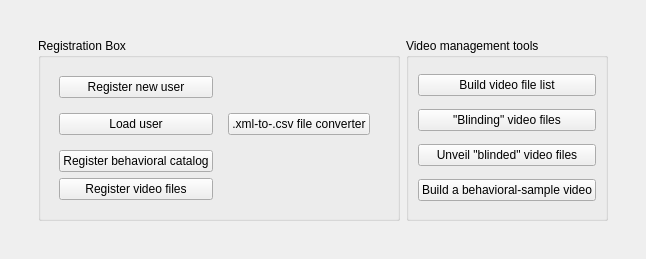
             <widget class="QWidget" name="tab">
              <attribute name="title">
               <string>Database managements tools</string>
              </attribute>
              <layout class="QVBoxLayout" name="verticalLayout">
               <item>
                <widget class="QWidget" name="widget_5" native="true">
                 <layout class="QVBoxLayout" name="verticalLayout_2">
                  <item>
                   <widget class="QWidget" name="widget_4" native="true">
                    <layout class="QHBoxLayout" name="horizontalLayout_6">
                     <item>
                      <widget class="QWidget" name="widget_3" native="true">
                       <layout class="QHBoxLayout" name="horizontalLayout_5">
                        <item>
                         <widget class="QGroupBox" name="groupBox_2">
                          <property name="title">
                           <string>Registration Box</string>
                          </property>
                          <layout class="QGridLayout" name="gridLayout">
                           <item row="0" column="0">
                            <widget class="QWidget" name="widget" native="true">
                             <property name="minimumSize">
                              <size>
                               <width>50</width>
                               <height>0</height>
                              </size>
                             </property>
                             <layout class="QGridLayout" name="gridLayout_2">
                              <item row="0" column="0">
                               <widget class="QPushButton" name="pbTela1No">
                                <property name="text">
                                 <string>Register new user</string>
                                </property>
                               </widget>
                              </item>
                              <item row="2" column="0">
                               <widget class="QPushButton" name="pbRegisterCatalog">
                                <property name="text">
                                 <string>Register behavioral catalog</string>
                                </property>
                               </widget>
                              </item>
                              <item row="5" column="0">
                               <widget class="QPushButton" name="pbTela2ListaVideo">
                                <property name="text">
                                 <string>Register video files</string>
                                </property>
                               </widget>
                              </item>
                              <item row="1" column="0">
                               <widget class="QPushButton" name="pbTela1Yes">
                                <property name="text">
                                 <string>Load user</string>
                                </property>
                               </widget>
                              </item>
                              <item row="1" column="1">
                               <widget class="QWidget" name="widget_2" native="true">
                                <layout class="QVBoxLayout" name="verticalLayout_7">
                                 <item>
                                  <widget class="QPushButton" name="pbConversorXMLCSV">
                                   <property name="text">
                                    <string>.xml-to-.csv file converter</string>
                                   </property>
                                  </widget>
                                 </item>
                                </layout>
                               </widget>
                              </item>
                             </layout>
                            </widget>
                           </item>
                          </layout>
                         </widget>
                        </item>
                        <item>
                         <widget class="QGroupBox" name="groupBox_3">
                          <property name="title">
                           <string>Video management tools</string>
                          </property>
                          <layout class="QVBoxLayout" name="verticalLayout_8">
                           <item>
                            <widget class="QPushButton" name="pbCadastrarListaVideo">
                             <property name="text">
                              <string>Build video file list</string>
                             </property>
                            </widget>
                           </item>
                           <item>
                            <widget class="QPushButton" name="pbDuploCego">
                             <property name="text">
                              <string>&quot;Blinding&quot; video files</string>
                             </property>
                            </widget>
                           </item>
                           <item>
                            <widget class="QPushButton" name="pbUnveil">
                             <property name="text">
                              <string>Unveil &quot;blinded&quot; video files</string>
                             </property>
                            </widget>
                           </item>
                           <item>
                            <widget class="QPushButton" name="pbBehaviorSample">
                             <property name="text">
                              <string>Build a behavioral-sample video</string>
                             </property>
                            </widget>
                           </item>
                          </layout>
                         </widget>
                        </item>
                       </layout>
                      </widget>
                     </item>
                    </layout>
                   </widget>
                  </item>
                 </layout>
                </widget>
               </item>
              </layout>
             </widget>
